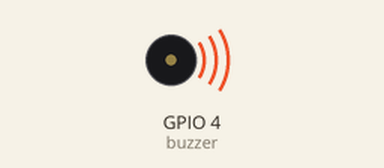
This program was run on a simulated ESP32 board running MicroPython. Parts: buzzer (waves = sounding). At 33.7 s the program stops and its outputs stay as they are.

Above: at 0.1 s.
At 33.7 s:
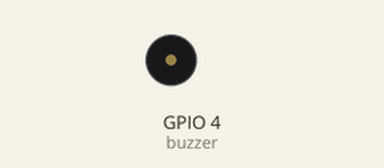
Timing chart, 0 to 35.2 s (numbered marks = the images above):
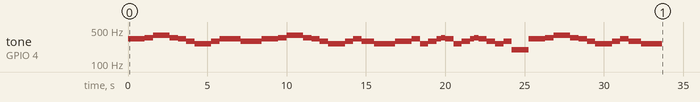

The program:

Buzzer.py
```python
# (licence header left out)
# The MIT License (MIT)
#
# Copyright (c) 2019 João Vítor de Carvalho Côrtes
#
# Permission is hereby granted, free of charge, to any person obtaining a copy of
# this software and associated documentation files (the "Software"), to deal in
# the Software without restriction, including without limitation the rights to
# use, copy, modify, merge, publish, distribute, sublicense, and/or sell copies of
# the Software, and to permit persons to whom the Software is furnished to do so,
# subject to the following conditions:
#
# The above copyright notice and this permission notice shall be included in all
# copies or substantial portions of the Software.
#
# THE SOFTWARE IS PROVIDED "AS IS", WITHOUT WARRANTY OF ANY KIND, EXPRESS OR
# IMPLIED, INCLUDING BUT NOT LIMITED TO THE WARRANTIES OF MERCHANTABILITY, FITNESS
# FOR A PARTICULAR PURPOSE AND NONINFRINGEMENT. IN NO EVENT SHALL THE AUTHORS OR
# COPYRIGHT HOLDERS BE LIABLE FOR ANY CLAIM, DAMAGES OR OTHER LIABILITY, WHETHER
# IN AN ACTION OF CONTRACT, TORT OR OTHERWISE, ARISING FROM, OUT OF OR IN
# CONNECTION WITH THE SOFTWARE OR THE USE OR OTHER DEALINGS IN THE SOFTWARE.

from machine import Pin, PWM
from time import sleep_ms

# note set

NOTE_B0 = 31
NOTE_C1 = 33
NOTE_CS1 = 35
NOTE_D1 = 37
NOTE_DS1 = 39
NOTE_E1 = 41
NOTE_F1 = 44
NOTE_FS1 = 46
NOTE_G1 = 49
NOTE_GS1 = 52
NOTE_A1 = 55
NOTE_AS1 = 58
NOTE_B1 = 62
NOTE_C2 = 65
NOTE_CS2 = 69
NOTE_D2 = 73
NOTE_DS2 = 78
NOTE_E2 = 82
NOTE_F2 = 87
NOTE_FS2 = 93
NOTE_G2 = 98
NOTE_GS2 = 104
NOTE_A2 = 110
NOTE_AS2 = 117
NOTE_B2 = 123
NOTE_C3 = 131
NOTE_CS3 = 139
NOTE_D3 = 147
NOTE_DS3 = 156
NOTE_E3 = 165
NOTE_F3 = 175
NOTE_FS3 = 185
NOTE_G3 = 196
NOTE_GS3 = 208
NOTE_A3 = 220
NOTE_AS3 = 233
NOTE_B3 = 247
NOTE_C4 = 262
NOTE_CS4 = 277
NOTE_D4 = 294
NOTE_DS4 = 311
NOTE_E4 = 330
NOTE_F4 = 349
NOTE_FS4 = 370
NOTE_G4 = 392
NOTE_GS4 = 415
NOTE_A4 = 440
NOTE_AS4 = 466
NOTE_B4 = 494
NOTE_C5 = 523
NOTE_CS5 = 554
NOTE_D5 = 587
NOTE_DS5 = 622
NOTE_E5 = 659
NOTE_F5 = 698
NOTE_FS5 = 740
NOTE_G5 = 784
NOTE_GS5 = 831
NOTE_A5 = 880
NOTE_AS5 = 932
NOTE_B5 = 988
NOTE_C6 = 1047
NOTE_CS6 = 1109
NOTE_D6 = 1175
NOTE_DS6 = 1245
NOTE_E6 = 1319
NOTE_F6 = 1397
NOTE_FS6 = 1480
NOTE_G6 = 1568
NOTE_GS6 = 1661
NOTE_A6 = 1760
NOTE_AS6 = 1865
NOTE_B6 = 1976
NOTE_C7 = 2093
NOTE_CS7 = 2217
NOTE_D7 = 2349
NOTE_DS7 = 2489
NOTE_E7 = 2637
NOTE_F7 = 2794
NOTE_FS7 = 2960
NOTE_G7 = 3136
NOTE_GS7 = 3322
NOTE_A7 = 3520
NOTE_AS7 = 3729
NOTE_B7 = 3951
NOTE_C8 = 4186
NOTE_CS8 = 4435
NOTE_D8 = 4699
NOTE_DS8 = 4978
REST = 0

# Buzzer module to sing notes or melodies

class Buzzer():

    def __init__(self, pin):

        self.pin = PWM(Pin(pin), freq=0, duty=0)


    def sing(self, melody, bpm):

        notes = len(melody)

        for note in range(0, notes, 2): # notes index are even while duration index are odd

            divider = melody[note + 1]
            whole_note = (60000 * 4) / bpm

            if divider > 0: duration = whole_note / divider               # common notes (standart time)
            if divider < 0: duration = (whole_note / abs(divider)) *1.5   # dotted notes (standard time + his half time)

            self.tone(melody[note], int(duration))


    def tone(self, note, duration = 0):

        self.pin.duty(20)

        if duration > 0:

            # play a note with duration
            self.pin.freq(note)
            sleep_ms(duration)

            self.pin.duty(0)


        else:
            self.pin.freq(note)


    def no_tone(self):

        # power off PWM signal
        self.pin.duty(0)
        bz.freq(0)

# Ode to Joy - Beethoven's Symphony No. 9
ode_to_joy = [

    NOTE_E4, 4, NOTE_E4, 4, NOTE_F4, 4, NOTE_G4, 4,
    NOTE_G4, 4, NOTE_F4, 4, NOTE_E4, 4, NOTE_D4, 4,
    NOTE_C4, 4, NOTE_C4, 4, NOTE_D4, 4, NOTE_E4, 4,
    NOTE_E4, -4, NOTE_D4, 8, NOTE_D4, 2,

    NOTE_E4, 4, NOTE_E4, 4, NOTE_F4, 4, NOTE_G4, 4,
    NOTE_G4, 4, NOTE_F4, 4, NOTE_E4, 4, NOTE_D4, 4,
    NOTE_C4, 4, NOTE_C4, 4, NOTE_D4, 4, NOTE_E4, 4,
    NOTE_D4, -4, NOTE_C4, 8, NOTE_C4, 2,

    NOTE_D4, 4, NOTE_D4, 4, NOTE_E4, 4, NOTE_C4, 4,
    NOTE_D4, 4, NOTE_E4, 8, NOTE_F4, 8, NOTE_E4, 4, NOTE_C4, 4,
    NOTE_D4, 4, NOTE_E4, 8, NOTE_F4, 8, NOTE_E4, 4, NOTE_D4, 4,
    NOTE_C4, 4, NOTE_D4, 4, NOTE_G3, 2,

    NOTE_E4, 4, NOTE_E4, 4, NOTE_F4, 4, NOTE_G4, 4,
    NOTE_G4, 4, NOTE_F4, 4, NOTE_E4, 4, NOTE_D4, 4,
    NOTE_C4, 4, NOTE_C4, 4, NOTE_D4, 4, NOTE_E4, 4,
    NOTE_D4, -4, NOTE_C4, 8, NOTE_C4, 2

    ]


# test
buzzer = Buzzer(4)
buzzer.sing(ode_to_joy, 114)
```

Measured:
- by itself, tone on GPIO 4 (buzzer): plays 330 Hz for 1.1 s, 349 Hz for 0.53 s, 392 Hz for 1.1 s, 349 Hz for 0.53 s, 330 Hz for 0.53 s, 294 Hz for 0.53 s … (48 notes in this stretch)
